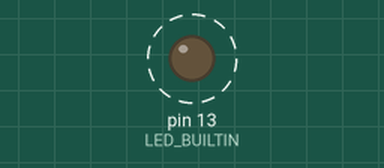
This sketch was run on a simulated Arduino Uno, built with avr-gcc and run on an emulated ATmega328P. On the bench: output pins drawn as LEDs (lit = HIGH). Dashed ring = blinking. No radio packets arrive unless stated.

Above: at 0.6 s.
Timing chart, 0 to 3.0 s (numbered marks = the images above):
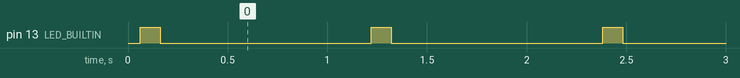

The sketch:

FS1000A_TX.ino
```cpp
#include <RH_ASK.h>
#include <SPI.h>

RH_ASK driver(2000);
char buf[30];

void setup() {
  pinMode(LED_BUILTIN, OUTPUT);

  if (!driver.init())
    digitalWrite(LED_BUILTIN, HIGH);
  driver.setModeTx();
}

void loop() {
  sprintf(buf, "RED  ");
  driver.send((uint8_t *)buf, strlen(buf));
  driver.waitPacketSent();

  digitalWrite(LED_BUILTIN, HIGH);
  delay(100);
  digitalWrite(LED_BUILTIN, LOW);
  delay(1000);

  sprintf(buf, "GREEN");
  driver.send((uint8_t *)buf, strlen(buf));
  driver.waitPacketSent();

  digitalWrite(LED_BUILTIN, HIGH);
  delay(100);
  digitalWrite(LED_BUILTIN, LOW);
  delay(1000);

  sprintf(buf, "BLUE ");
  driver.send((uint8_t *)buf, strlen(buf));
  driver.waitPacketSent();

  digitalWrite(LED_BUILTIN, HIGH);
  delay(100);
  digitalWrite(LED_BUILTIN, LOW);
  delay(1000);
}
```

Measured:
- by itself, pin 13 (LED_BUILTIN): alternates HIGH for 0.10 s and LOW for 1.1 s
